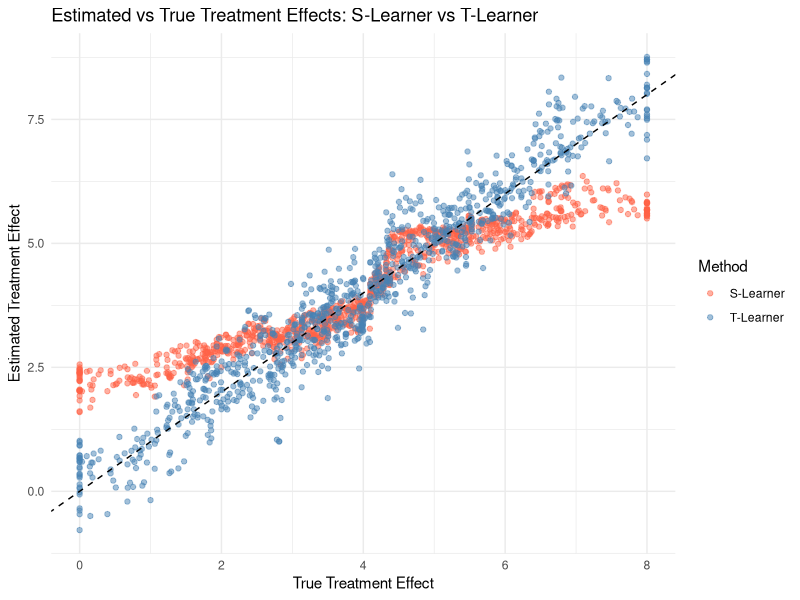
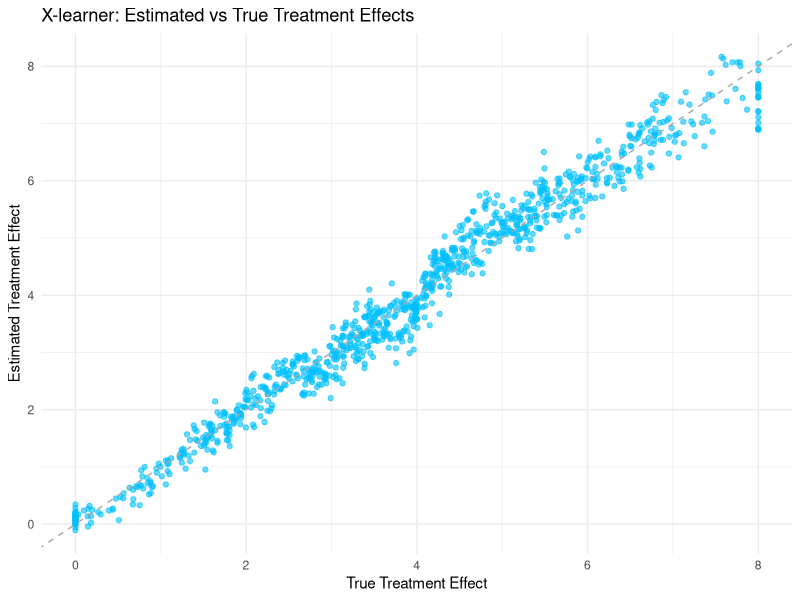

Write R code to recreate these figures, in order.
## ---- chunk 1
# Load required libraries
library(randomForest)
library(ggplot2)

# Set seed for reproducibility and define the sample size
set.seed(42)
n <- 1000

# Simulate covariates
X1 <- pmax(pmin(rnorm(n, mean = 2, sd = 1), 4), 0)
X2 <- pmax(pmin(rnorm(n, mean = 4, sd = 0.5), 6), 0)
df <- data.frame(X1, X2)

# Simulate treatment assignment based on a logistic model of X1 and X2
p <- plogis(0.5 * X1 - 0.25 * X2)  # true probability of treatment
df$W <- rbinom(n, 1, p)

# Define the true treatment effect as a function of X1 (heterogeneous effect)
tau <- 2 * X1  # treatment effect increases with X1

# Define potential outcomes for control and treated units
mu0 <- 1 + X1 + X2        # baseline outcome for control
mu1 <- mu0 + tau          # outcome for treated includes the treatment effect

# Generate observed outcomes (add noise to simulate randomness)
df$Y <- ifelse(df$W == 1, mu1, mu0) + rnorm(n)
## ---- chunk 2
# S-Learner Simulation
# Train a single model on the entire dataset including the treatment indicator W.
s_learner_model <- randomForest(Y ~ X1 + X2 + W, data = df)

# Predict potential outcomes for each unit under treatment (W = 1) and control.
df$Yhat_1 <- predict(s_learner_model, newdata = transform(df, W = 1))
df$Yhat_0 <- predict(s_learner_model, newdata = transform(df, W = 0))

# Estimate the CATE as the difference between predicted outcomes
df$s_learner_tau_hat <- df$Yhat_1 - df$Yhat_0

# T-Learner Simulation
# Subset the data into treated and control groups
treated_data <- subset(df, W == 1)
control_data <- subset(df, W == 0)

# Train separate models for the treated and control groups using X1 and X2
t_model <- randomForest(Y ~ X1 + X2, data = treated_data)
c_model <- lm(Y ~ X1 + X2, data = control_data)


# Predict outcomes for all observations using both models
df$Yhat_treated <- predict(t_model, newdata = df)
df$Yhat_control <- predict(c_model, newdata = df)

# Estimate the CATE as the difference in predictions from the two models
df$t_learner_tau_hat <- df$Yhat_treated - df$Yhat_control

# For comparison, Print average treatment effect estimates for each method
df$tau_true <- tau
cat("Average True Treatment Effect:", mean(df$tau_true), "\n")
cat("Average S-Learner Tau Hat:", mean(df$s_learner_tau_hat), "\n")
cat("Average T-Learner Tau Hat:", mean(df$t_learner_tau_hat), "\n")

# Visualization for S-Learner and T-Learner with white background
ggplot(df, aes(x = tau_true)) +
  geom_point(aes(y = s_learner_tau_hat, color = "S-Learner"), alpha = 0.5) +
  geom_point(aes(y = t_learner_tau_hat, color = "T-Learner"), alpha = 0.5) +
  geom_abline(slope = 1, intercept = 0, linetype = "dashed") +
  labs(title = "Estimated vs True Treatment Effects: S-Learner vs T-Learner",
       x = "True Treatment Effect",
       y = "Estimated Treatment Effect",
       color = "Method") +
  scale_color_manual(values = c("S-Learner" = "tomato", "T-Learner" = "steelblue")) +
  theme_minimal()  

## ---- chunk 3
# Load required libraries
library(randomForest)
library(ggplot2)

# Set seed for reproducibility and define the sample size
set.seed(42)
n <- 1000

# Simulate covariates
X1 <- pmax(pmin(rnorm(n, mean = 2, sd = 1), 4), 0)
X2 <- pmax(pmin(rnorm(n, mean = 4, sd = 0.5), 6), 0)
df <- data.frame(X1, X2)

# Simulate treatment assignment based on a logistic model of X1 and X2
p <- plogis(0.5 * X1 - 0.25 * X2)  # true probability of treatment
df$W <- rbinom(n, 1, p)

# Define the true treatment effect as a function of X1 (heterogeneous effect)
tau <- 2 * X1  # treatment effect increases with X1

# Define potential outcomes for control and treated units
mu0 <- 1 + X1 + X2        # baseline outcome for control
mu1 <- mu0 + tau          # outcome for treated includes the treatment effect

# Generate observed outcomes (add noise to simulate randomness)
df$Y <- ifelse(df$W == 1, mu1, mu0) + rnorm(n)
## ---- chunk 4
# Run the data R-snippet from S and T-learner before running this code
# Estimate the propensity score using logistic regression
ps_model <- glm(W ~ X1 + X2, family = binomial, data = df)
df$ps <- predict(ps_model, type = "response")

# ---------------------- Step 1: Outcome Models ----------------------
# For treated units, we fit a random forest model to predict Y using X1 and X2.
treated_data <- subset(df, W == 1)
rf_treated <- randomForest(Y ~ X1 + X2, data = treated_data)

# For control units, we use a linear regression model to predict Y.
control_data <- subset(df, W == 0)
lm_control <- lm(Y ~ X1 + X2, data = control_data)

# ------------------ Step 2: Impute Counterfactual Outcomes -----
# For treated units: imputed treatment effect is the observed outcome minus 
# the predicted control outcome.
df$D1 <- NA  # imputed effect for treated units
df$D1[df$W == 1] <- df$Y[df$W == 1] - predict(lm_control,
                        newdata = df[df$W == 1,])

# For control units: imputed treatment effect is the predicted 
# treated outcome minus the observed outcome.
df$D0 <- NA  # imputed effect for control units
df$D0[df$W == 0] <- predict(rf_treated,
          newdata = df[df$W == 0,]) - df$Y[df$W == 0]

# ----------- Step 3: Fit Models on Imputed Treatment Effects ----
# For the treated group imputed effects, we fit a linear reg. model.
model_tau1 <- lm(D1 ~ X1 + X2, data = df[df$W == 1,])

# For the control group imputed effects, we fit a random forest model.
rf_tau0 <- randomForest(D0 ~ X1 + X2, data = df[df$W == 0,])

# ---------------- Step 4: Combine Estimates for Final CATE ----------------
# Predict the imputed treatment effect for every obs. from both models.
df$tau1_hat <- predict(model_tau1, newdata = df)  # from treated group
df$tau0_hat <- predict(rf_tau0, newdata = df)       # from control group

# Combine the two estimates using the propensity score as weights.
# This gives the final CATE estimate for each observation.
df$tau_hat <- df$ps * df$tau0_hat + (1 - df$ps) * df$tau1_hat

# For comparison, store the true treatment effect.
df$tau_true <- tau
cat("Average tau_hat:", mean(df$tau_hat), "\n")
# --------------------------- Visualization ---------------------------
# Plot the estimated treatment effects versus the true treatment effects.
ggplot(df, aes(x = tau_true, y = tau_hat)) +
  geom_point(alpha = 0.6, color = "deepskyblue") +  # soft blue points
  geom_abline(slope = 1, intercept = 0, linetype = "dashed", color = "darkgray") +
  labs(
    title = "X-learner: Estimated vs True Treatment Effects",
    x = "True Treatment Effect",
    y = "Estimated Treatment Effect"
  ) +
  theme_minimal()
